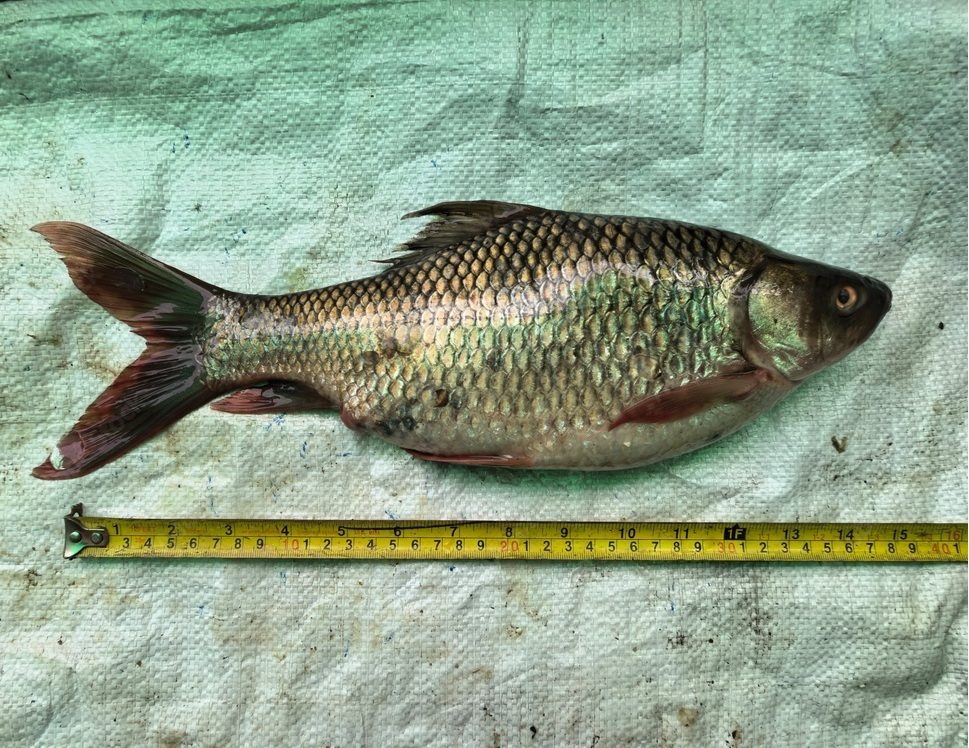
#> input picture imgs.test/peixe1.jpg, 969 x 748 px
$ python -i vision.py   (imports and definitions only)
#> lines starting #> are read from the running program, lines starting #| are printed output that depends on the picture
# src/vision.py
import cv2
import numpy as np


def extract_features_from_image(image_bytes: bytes, ruler_cm: float = 15.0) -> dict:
    """
    Extrai medidas do peixe convertendo pixels -> cm
    usando a régua AMARELA visível na imagem.
    """

    # Decode
    img_array = np.frombuffer(image_bytes, np.uint8)
    img = cv2.imdecode(img_array, cv2.IMREAD_COLOR)

    # --- DETECÇÃO DA RÉGUA (AMARELA) ---
    hsv = cv2.cvtColor(img, cv2.COLOR_BGR2HSV)

    lower_yellow = np.array([20, 100, 100])
    upper_yellow = np.array([35, 255, 255])

    mask_ruler = cv2.inRange(hsv, lower_yellow, upper_yellow)

    contours, _ = cv2.findContours(
        mask_ruler, cv2.RETR_EXTERNAL, cv2.CHAIN_APPROX_SIMPLE
    )

    if not contours:
        raise ValueError("Régua não detectada")

    ruler_contour = max(contours, key=cv2.contourArea)
    _, _, ruler_width_px, _ = cv2.boundingRect(ruler_contour)

    px_per_cm = ruler_width_px / ruler_cm

    # --- DETECÇÃO DO PEIXE ---
    gray = cv2.cvtColor(img, cv2.COLOR_BGR2GRAY)
    _, thresh = cv2.threshold(gray, 0, 255, cv2.THRESH_BINARY_INV + cv2.THRESH_OTSU)

    contours, _ = cv2.findContours(
        thresh, cv2.RETR_EXTERNAL, cv2.CHAIN_APPROX_SIMPLE
    )

    fish_contour = max(contours, key=cv2.contourArea)
    x, y, w, h = cv2.boundingRect(fish_contour)

    length_cm = w / px_per_cm
    height_cm = h / px_per_cm

    return {
    "Length1": round(length_cm, 2),
    "Length2": round(length_cm, 2),
    "Length3": round(length_cm, 2),
    "Height": round(height_cm, 2),
    "Width": round(height_cm * 0.3, 2),
     }

>>> import cv2
>>> picture = cv2.imread('../imgs.test/peixe1.jpg', cv2.IMREAD_GRAYSCALE)
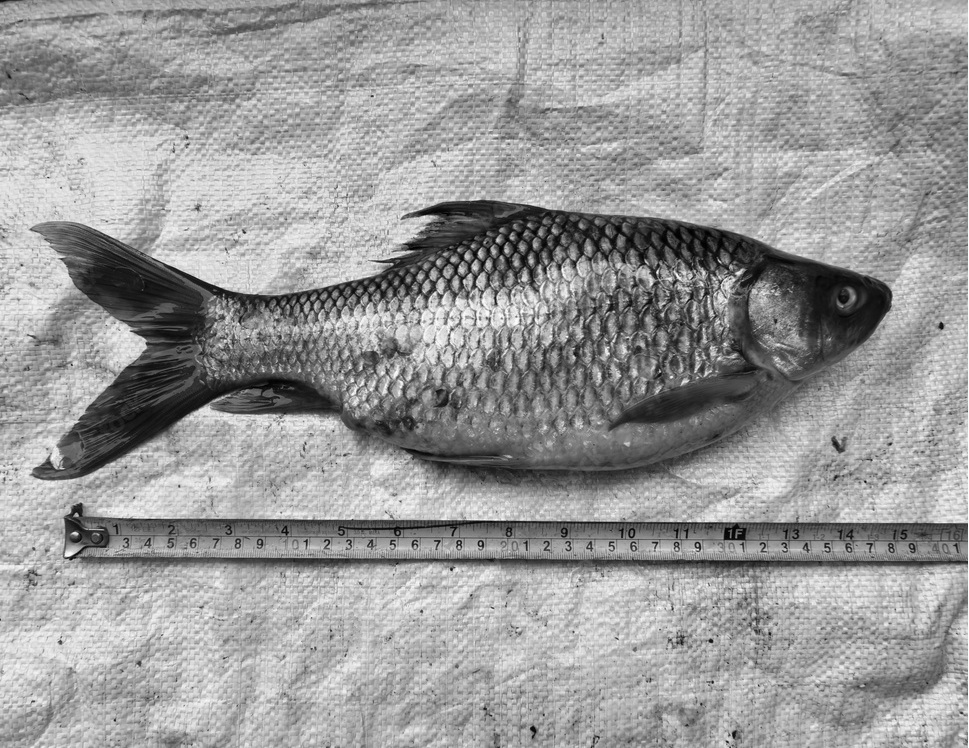
#> picture: shape (748, 969); min 0, max 255, mean 153.8
>>> result = extract_features_from_image(picture)
#> (the run stopped early here; a loop or call above may not have finished)

$ run again, on imgs.test/peixe2.jpg
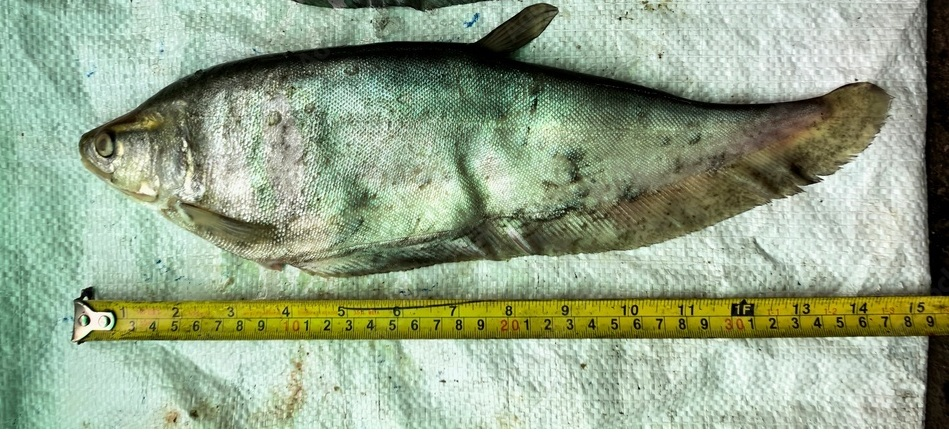
#> input picture imgs.test/peixe2.jpg, 949 x 434 px
#> `picture = cv2.imread('../imgs.test/peixe1.jpg', cv2.IMREAD_GRAYSCALE)`:
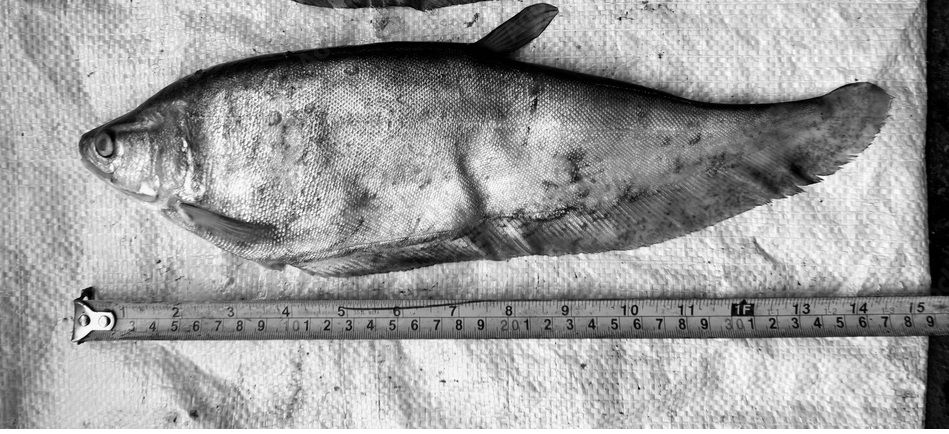
#> picture: shape (434, 949); min 0, max 255, mean 157
